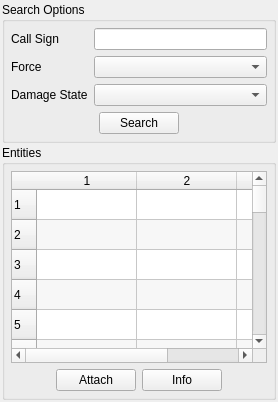
       <widget class="QWidget" name="mControlsSearchTab" >
        <attribute name="title" >
         <string>Search</string>
        </attribute>
        <layout class="QVBoxLayout" >
         <property name="spacing" >
          <number>2</number>
         </property>
         <property name="leftMargin" >
          <number>2</number>
         </property>
         <property name="topMargin" >
          <number>2</number>
         </property>
         <property name="rightMargin" >
          <number>2</number>
         </property>
         <property name="bottomMargin" >
          <number>2</number>
         </property>
         <item>
          <widget class="QGroupBox" name="mSearchOptionsGroupBox" >
           <property name="sizePolicy" >
            <sizepolicy vsizetype="Minimum" hsizetype="Expanding" >
             <horstretch>0</horstretch>
             <verstretch>0</verstretch>
            </sizepolicy>
           </property>
           <property name="title" >
            <string>Search Options</string>
           </property>
           <layout class="QVBoxLayout" >
            <property name="spacing" >
             <number>4</number>
            </property>
            <property name="leftMargin" >
             <number>6</number>
            </property>
            <property name="topMargin" >
             <number>6</number>
            </property>
            <property name="rightMargin" >
             <number>6</number>
            </property>
            <property name="bottomMargin" >
             <number>6</number>
            </property>
            <item>
             <widget class="QWidget" native="1" name="verticalLayout_500" >
              <property name="sizePolicy" >
               <sizepolicy vsizetype="Minimum" hsizetype="Preferred" >
                <horstretch>0</horstretch>
                <verstretch>0</verstretch>
               </sizepolicy>
              </property>
              <layout class="QVBoxLayout" >
               <property name="spacing" >
                <number>6</number>
               </property>
               <property name="leftMargin" >
                <number>0</number>
               </property>
               <property name="topMargin" >
                <number>0</number>
               </property>
               <property name="rightMargin" >
                <number>0</number>
               </property>
               <property name="bottomMargin" >
                <number>0</number>
               </property>
               <item>
                <layout class="QGridLayout" >
                 <property name="leftMargin" >
                  <number>0</number>
                 </property>
                 <property name="topMargin" >
                  <number>0</number>
                 </property>
                 <property name="rightMargin" >
                  <number>0</number>
                 </property>
                 <property name="bottomMargin" >
                  <number>0</number>
                 </property>
                 <property name="horizontalSpacing" >
                  <number>6</number>
                 </property>
                 <property name="verticalSpacing" >
                  <number>6</number>
                 </property>
                 <item row="0" column="0" >
                  <widget class="QLabel" name="mSearchCallSignLabel" >
                   <property name="text" >
                    <string>Call Sign</string>
                   </property>
                   <property name="buddy" >
                    <cstring>mSearchCallSignLineEdit</cstring>
                   </property>
                  </widget>
                 </item>
                 <item row="1" column="0" >
                  <widget class="QLabel" name="mSearchForceLabel" >
                   <property name="text" >
                    <string>Force</string>
                   </property>
                   <property name="buddy" >
                    <cstring>mSearchForceComboBox</cstring>
                   </property>
                  </widget>
                 </item>
                 <item row="1" column="1" >
                  <widget class="QComboBox" name="mSearchForceComboBox" >
                   <property name="toolTip" >
                    <string>The force of the entity or entities to search for. </string>
                   </property>
                  </widget>
                 </item>
                 <item row="2" column="1" >
                  <widget class="QComboBox" name="mSearchDamageStateComboBox" >
                   <property name="toolTip" >
                    <string>The damage state of the entity or entities to search for. </string>
                   </property>
                  </widget>
                 </item>
                 <item row="2" column="0" >
                  <widget class="QLabel" name="mSearchDamageStateLabel" >
                   <property name="text" >
                    <string>Damage State</string>
                   </property>
                   <property name="buddy" >
                    <cstring>mSearchDamageStateComboBox</cstring>
                   </property>
                  </widget>
                 </item>
                 <item row="0" column="1" >
                  <widget class="QLineEdit" name="mSearchCallSignLineEdit" >
                   <property name="toolTip" >
                    <string>The call sign of the entity or entities to search for. </string>
                   </property>
                  </widget>
                 </item>
                </layout>
               </item>
               <item>
                <layout class="QHBoxLayout" >
                 <property name="spacing" >
                  <number>6</number>
                 </property>
                 <property name="leftMargin" >
                  <number>0</number>
                 </property>
                 <property name="topMargin" >
                  <number>0</number>
                 </property>
                 <property name="rightMargin" >
                  <number>0</number>
                 </property>
                 <property name="bottomMargin" >
                  <number>0</number>
                 </property>
                 <item>
                  <spacer>
                   <property name="orientation" >
                    <enum>Qt::Horizontal</enum>
                   </property>
                   <property name="sizeHint" >
                    <size>
                     <width>40</width>
                     <height>20</height>
                    </size>
                   </property>
                  </spacer>
                 </item>
                 <item>
                  <widget class="QPushButton" name="mSearchSearchPushButton" >
                   <property name="text" >
                    <string>Search</string>
                   </property>
                  </widget>
                 </item>
                 <item>
                  <spacer>
                   <property name="orientation" >
                    <enum>Qt::Horizontal</enum>
                   </property>
                   <property name="sizeHint" >
                    <size>
                     <width>40</width>
                     <height>20</height>
                    </size>
                   </property>
                  </spacer>
                 </item>
                </layout>
               </item>
              </layout>
             </widget>
            </item>
           </layout>
          </widget>
         </item>
         <item>
          <widget class="QGroupBox" name="mSearchEntitiesGroupBox" >
           <property name="sizePolicy" >
            <sizepolicy vsizetype="Preferred" hsizetype="Preferred" >
             <horstretch>0</horstretch>
             <verstretch>10</verstretch>
            </sizepolicy>
           </property>
           <property name="title" >
            <string>Entities</string>
           </property>
           <layout class="QVBoxLayout" >
            <property name="spacing" >
             <number>4</number>
            </property>
            <property name="leftMargin" >
             <number>6</number>
            </property>
            <property name="topMargin" >
             <number>6</number>
            </property>
            <property name="rightMargin" >
             <number>6</number>
            </property>
            <property name="bottomMargin" >
             <number>6</number>
            </property>
            <item>
             <widget class="QWidget" native="1" name="verticalLayout_" >
              <layout class="QVBoxLayout" >
               <property name="spacing" >
                <number>6</number>
               </property>
               <property name="leftMargin" >
                <number>0</number>
               </property>
               <property name="topMargin" >
                <number>0</number>
               </property>
               <property name="rightMargin" >
                <number>0</number>
               </property>
               <property name="bottomMargin" >
                <number>0</number>
               </property>
               <item>
                <widget class="QWidget" native="1" name="verticalLayout_6" >
                 <layout class="QVBoxLayout" >
                  <property name="spacing" >
                   <number>6</number>
                  </property>
                  <property name="leftMargin" >
                   <number>0</number>
                  </property>
                  <property name="topMargin" >
                   <number>0</number>
                  </property>
                  <property name="rightMargin" >
                   <number>0</number>
                  </property>
                  <property name="bottomMargin" >
                   <number>0</number>
                  </property>
                  <item>
                   <layout class="QHBoxLayout" >
                    <property name="spacing" >
                     <number>6</number>
                    </property>
                    <property name="leftMargin" >
                     <number>0</number>
                    </property>
                    <property name="topMargin" >
                     <number>0</number>
                    </property>
                    <property name="rightMargin" >
                     <number>0</number>
                    </property>
                    <property name="bottomMargin" >
                     <number>0</number>
                    </property>
                    <item>
                     <widget class="QTableWidget" name="mSearchEntityTableWidget" >
                      <property name="sizePolicy" >
                       <sizepolicy vsizetype="Preferred" hsizetype="Preferred" >
                        <horstretch>0</horstretch>
                        <verstretch>0</verstretch>
                       </sizepolicy>
                      </property>
                      <property name="toolTip" >
                       <string>Double click a cellor press the Info button for the entity's info.</string>
                      </property>
                      <property name="alternatingRowColors" >
                       <bool>true</bool>
                      </property>
                      <property name="selectionMode" >
                       <enum>QAbstractItemView::SingleSelection</enum>
                      </property>
                      <property name="selectionBehavior" >
                       <enum>QAbstractItemView::SelectRows</enum>
                      </property>
                      <property name="sortingEnabled" >
                       <bool>true</bool>
                      </property>
                      <property name="rowCount" >
                       <number>100</number>
                      </property>
                      <property name="columnCount" >
                       <number>3</number>
                      </property>
                      <row/>
                      <row/>
                      <row/>
                      <row/>
                      <row/>
                      <row/>
                      <row/>
                      <row/>
                      <row/>
                      <row/>
                      <row/>
                      <row/>
                      <row/>
                      <row/>
                      <row/>
                      <row/>
                      <row/>
                      <row/>
                      <row/>
                      <row/>
                      <row/>
                      <row/>
                      <row/>
                      <row/>
                      <row/>
                      <row/>
                      <row/>
                      <row/>
                      <row/>
                      <row/>
                      <row/>
                      <row/>
                      <row/>
                      <row/>
                      <row/>
                      <row/>
                      <row/>
                      <row/>
                      <row/>
                      <row/>
                      <row/>
                      <row/>
                      <row/>
                      <row/>
                      <row/>
                      <row/>
                      <row/>
                      <row/>
                      <row/>
                      <row/>
                      <row/>
                      <row/>
                      <row/>
                      <row/>
                      <row/>
                      <row/>
                      <row/>
                      <row/>
                      <row/>
                      <row/>
                      <row/>
                      <row/>
                      <row/>
                      <row/>
                      <row/>
                      <row/>
                      <row/>
                      <row/>
                      <row/>
                      <row/>
                      <row/>
                      <row/>
                      <row/>
                      <row/>
                      <row/>
                      <row/>
                      <row/>
                      <row/>
                      <row/>
                      <row/>
                      <row/>
                      <row/>
                      <row/>
                      <row/>
                      <row/>
                      <row/>
                      <row/>
                      <row/>
                      <row/>
                      <row/>
                      <row/>
                      <row/>
                      <row/>
                      <row/>
                      <row/>
                      <row/>
                      <row/>
                      <row/>
                      <row/>
                      <row/>
                      <column/>
                      <column/>
                      <column/>
                     </widget>
                    </item>
                   </layout>
                  </item>
                  <item>
                   <layout class="QHBoxLayout" >
                    <property name="spacing" >
                     <number>6</number>
                    </property>
                    <property name="leftMargin" >
                     <number>0</number>
                    </property>
                    <property name="topMargin" >
                     <number>0</number>
                    </property>
                    <property name="rightMargin" >
                     <number>0</number>
                    </property>
                    <property name="bottomMargin" >
                     <number>0</number>
                    </property>
                    <item>
                     <spacer>
                      <property name="orientation" >
                       <enum>Qt::Horizontal</enum>
                      </property>
                      <property name="sizeHint" >
                       <size>
                        <width>40</width>
                        <height>20</height>
                       </size>
                      </property>
                     </spacer>
                    </item>
                    <item>
                     <widget class="QPushButton" name="mSearchAttachPushButton" >
                      <property name="toolTip" >
                       <string>Attach to the currently selected entity.</string>
                      </property>
                      <property name="text" >
                       <string>Attach</string>
                      </property>
                     </widget>
                    </item>
                    <item>
                     <widget class="QPushButton" name="mSearchInfoPushButton" >
                      <property name="toolTip" >
                       <string>Display information about the currently selected entity. </string>
                      </property>
                      <property name="text" >
                       <string>Info</string>
                      </property>
                     </widget>
                    </item>
                    <item>
                     <spacer>
                      <property name="orientation" >
                       <enum>Qt::Horizontal</enum>
                      </property>
                      <property name="sizeHint" >
                       <size>
                        <width>40</width>
                        <height>20</height>
                       </size>
                      </property>
                     </spacer>
                    </item>
                   </layout>
                  </item>
                 </layout>
                </widget>
               </item>
              </layout>
             </widget>
            </item>
           </layout>
          </widget>
         </item>
        </layout>
       </widget>
